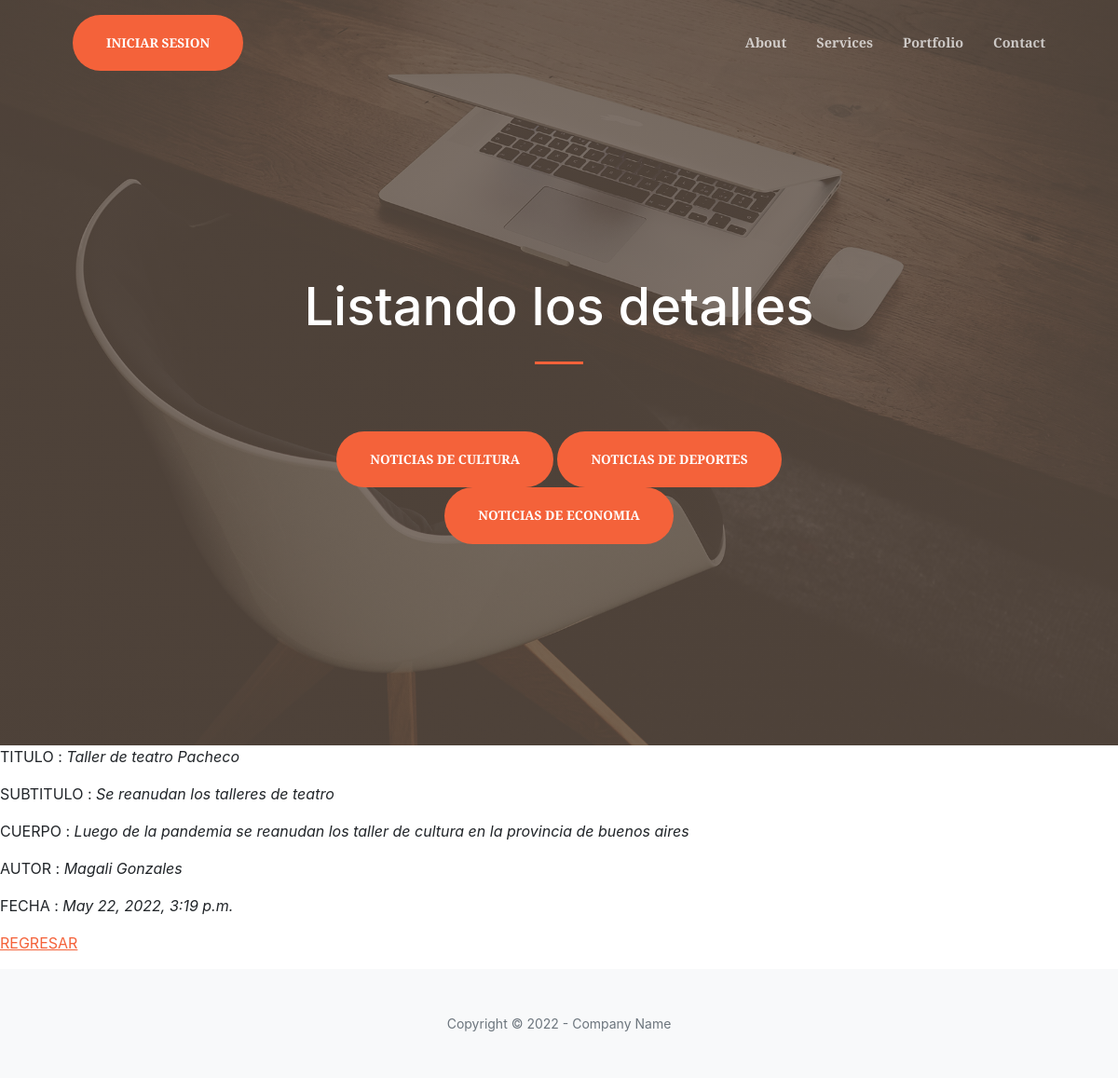
The page /AppBlog/new/2 on the database its author committed.
### AppBlog/models.py (models this page shows, shortened)
class Culture(models.Model):
    titulo = models.CharField(max_length=50)
    subtitulo= models.CharField(max_length=50)
    cuerpo = models.CharField(max_length=150)
    autor = models.CharField(max_length=50)
    fecha = models.DateTimeField(max_length=50)

### AppBlog/views.py (the view)
# urls.py: path('new/<pk>', CultureDetalle.as_view(), name='culture_detalle'),
class CultureDetalle(DetailView):
    model = Culture
    template_name = 'AppBlog/culture_detalle.html'

### AppBlog/templates/AppBlog/culture_detalle.html
{% extends "AppBlog/padre.html" %}
{% load static %}
{% block titulo %}
<h1 style="color:white">Listando los detalles</h1>
{% endblock %}
{% block cuerpo %}
<p>TITULO : <i>{{culture.titulo}}</i></p>
<p>SUBTITULO : <i>{{culture.subtitulo}}</i></p>
<p>CUERPO : <i>{{culture.cuerpo}}</i></p>
<p>AUTOR : <i>{{culture.autor}}</i></p>
<p>FECHA : <i>{{culture.fecha}}</i></p>
<p>
    <a href="{% url 'culture_listar' %}">REGRESAR</a>
</p>
{% endblock %}

### rows shown on the page
Culture: titulo "Taller de teatro Pacheco", subtitulo "Se reanudan los talleres de teatro", cuerpo "Luego de la pandemia se reanudan los taller de cultura en la provincia de buenos aires", autor "Magali Gonzales", fecha "May 22, 2022, 3:19 p.m."
